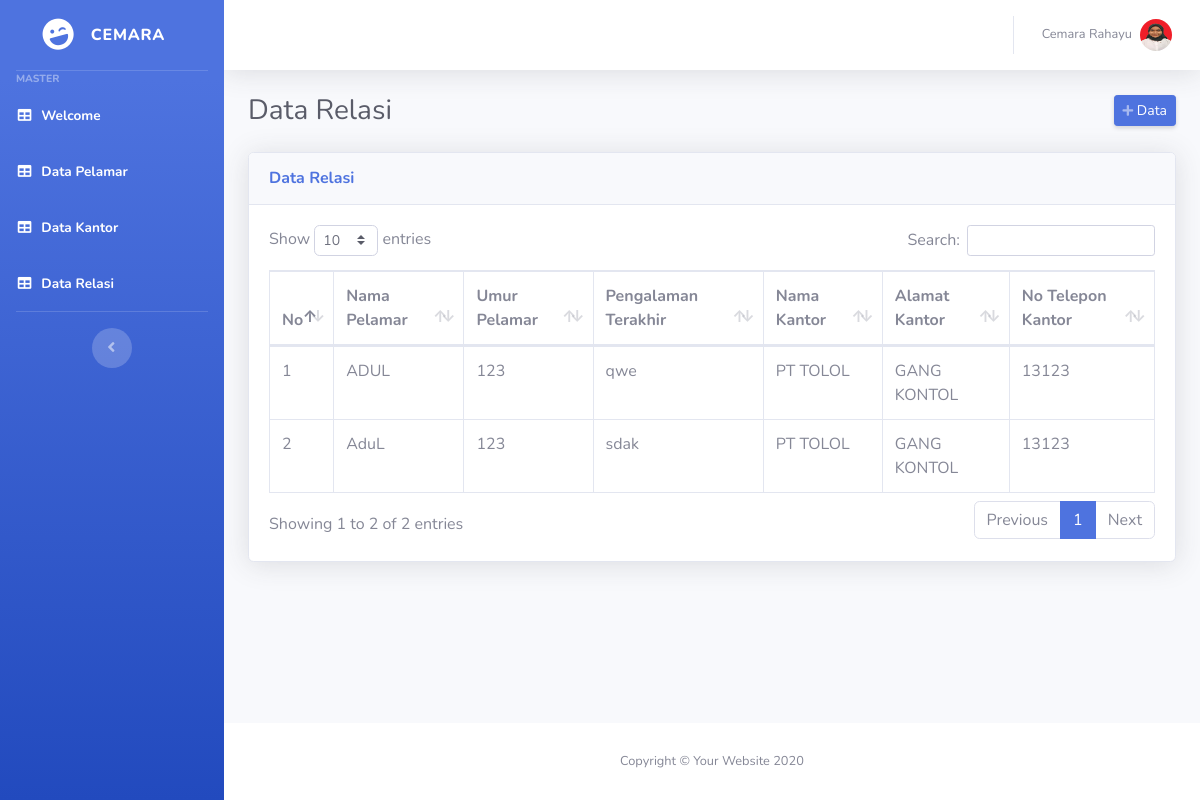
The app's page /data.php with its own data.
### tables this page shows
CREATE TABLE `tampil` (
  `id_tampil` int(11) NOT NULL,
  `id_pelamar` int(10) NOT NULL,
  `id_kantor` int(15) NOT NULL,
  `id` int(10) NOT NULL
);

CREATE TABLE `tb_pelamar` (
  `id_pelamar` int(10) NOT NULL,
  `nama_pelamar` varchar(200) NOT NULL,
  `umur_pelamar` varchar(200) NOT NULL,
  `alamat_pelamar` text NOT NULL,
  `pengalaman_terakhir` varchar(200) NOT NULL
);

CREATE TABLE `tb_kantor` (
  `id_kantor` int(11) NOT NULL,
  `nama_kantor` varchar(100) NOT NULL,
  `no_kantor` varchar(100) NOT NULL,
  `alamat_kantor` varchar(100) NOT NULL
);

### data.php (the view, shortened to what this page needs)
<?php
include_once("koneksi.php");
 ?>
<!DOCTYPE html>
<html lang="en">
<head>
    <link href="vendor/fontawesome-free/css/all.min.css" rel="stylesheet" type="text/css">
    <link href="css/sb-admin-2.min.css" rel="stylesheet">
    <link href="vendor/datatables/dataTables.bootstrap4.min.css" rel="stylesheet">
</head>
<body id="page-top">
    <div id="wrapper">
        <ul class="navbar-nav bg-gradient-primary sidebar sidebar-dark accordion" id="accordionSidebar">
            <a class="sidebar-brand d-flex align-items-center justify-content-center" href="index.php">
                <div class="sidebar-brand-icon rotate-n-15">
                    <i class="fas fa-laugh-wink"></i>
                </div>
                <div class="sidebar-brand-text mx-3">CEMARA<sup></sup></div>
            </a>
            <hr class="sidebar-divider my-0">
            <div class="sidebar-heading">
                Master
            </div>
            <li class="nav-item active">
                <a class="nav-link" href="home.php">
                    <i class="fas fa-fw fa-table"></i>
                    <span>Welcome</span></a>
            </li>
            <li class="nav-item active">
                <a class="nav-link" href="pelamar.php">
                    <i class="fas fa-fw fa-table"></i>
                    <span>Data Pelamar</span></a>
            </li>
            <li class="nav-item active">
                <a class="nav-link" href="kantor.php">
                    <i class="fas fa-fw fa-table"></i>
                    <span>Data Kantor</span></a>
            </li>
            <li class="nav-item active">
                <a class="nav-link" href="data.php">
                    <i class="fas fa-fw fa-table"></i>
                    <span>Data Relasi</span></a>
            </li>
            <hr class="sidebar-divider d-none d-md-block">
            <div class="text-center d-none d-md-inline">
                <button class="rounded-circle border-0" id="sidebarToggle"></button>
            </div>
        </ul>
        <div id="content-wrapper" class="d-flex flex-column">
            <div id="content">
                <nav class="navbar navbar-expand navbar-light bg-white topbar mb-4 static-top shadow">
                    <ul class="navbar-nav ml-auto">
                        <li class="nav-item dropdown no-arrow">
                            <a class="nav-link dropdown-toggle" href="#" id="userDropdown" role="button"
                                data-toggle="dropdown" aria-haspopup="true" aria-expanded="false">
                                <span class="mr-2 d-none d-lg-inline text-gray-600 small">Cemara Rahayu</span>
                                <img class="img-profile rounded-circle"
                                    src="img/cemara.jpg">
                            </a>
                        </li>
                    </ul>
                </nav>
                <div class="container-fluid">
                    <div class="d-sm-flex align-items-center justify-content-between mb-4">
                        <h1 class="h3 mb-0 text-gray-800">Data Relasi</h1>
                        <a href="tambah_pelamar.php" class="d-none d-sm-inline-block btn btn-sm btn-primary shadow-sm"><i
                                class="fas fa-plus fa-sm text-white-50"></i> Data</a>
                    </div>
                    <div class="card shadow mb-4">
                        <div class="card-header py-3">
                            <h6 class="m-0 font-weight-bold text-primary">Data Relasi</h6>
                        </div>
                        <div class="card-body">
                            <div class="table-responsive">
                                <table class="table table-bordered" id="dataTable" width="100%" cellspacing="0">
                                    <thead>
                                        <tr>
                                            <th>No</th>
                                            <th>Nama Pelamar</th>
                                            <th>Umur Pelamar</th>
                                            <th>Pengalaman Terakhir</th>
                                            <th>Nama Kantor</th>
                                            <th>Alamat Kantor</th>
                                            <th>No Telepon Kantor</th>
                                        </tr>
                                    </thead>
                                    <?php
                                    $no = 1;
                                    $view = mysqli_query($koneksi,"SELECT * FROM tampil
                                        INNER JOIN tb_pelamar ON tampil.id_pelamar = tb_pelamar.id_pelamar
                                        INNER JOIN tb_kantor ON tampil.id_kantor = tb_kantor.id_kantor ");
                                    while($data = mysqli_fetch_array($view)) {  ?>
                                    <td><?php echo $no++ ?></td>
                                    <td><?php echo $data['nama_pelamar'] ?></td>
                                    <td><?php echo $data['umur_pelamar'] ?></td>
                                    <td><?php echo $data['pengalaman_terakhir'] ?></td>
                                    <td><?php echo $data['nama_kantor'] ?></td>
                                    <td><?php echo $data['alamat_kantor'] ?></td>
                                    <td><?php echo $data['no_kantor'] ?></td>
   <?php }
    ?>
                                </table>
                            </div>
                        </div>
                    </div>
                </div>
            </div>
            <footer class="sticky-footer bg-white">
                <div class="container my-auto">
                    <div class="copyright text-center my-auto">
                        <span>Copyright &copy; Your Website 2020</span>
                    </div>
                </div>
            </footer>
        </div>
    </div>
</body>
</html>

### records on screen
tampil: id_pelamar.nama_pelamar "ADUL", id_pelamar.umur_pelamar "123", id_pelamar.pengalaman_terakhir "qwe", id_kantor.nama_kantor "PT TOLOL", id_kantor.alamat_kantor "GANG KONTOL", id_kantor.no_kantor "13123"
tampil: id_pelamar.nama_pelamar "AduL", id_pelamar.umur_pelamar "123", id_pelamar.pengalaman_terakhir "sdak", id_kantor.nama_kantor "PT TOLOL", id_kantor.alamat_kantor "GANG KONTOL", id_kantor.no_kantor "13123"
